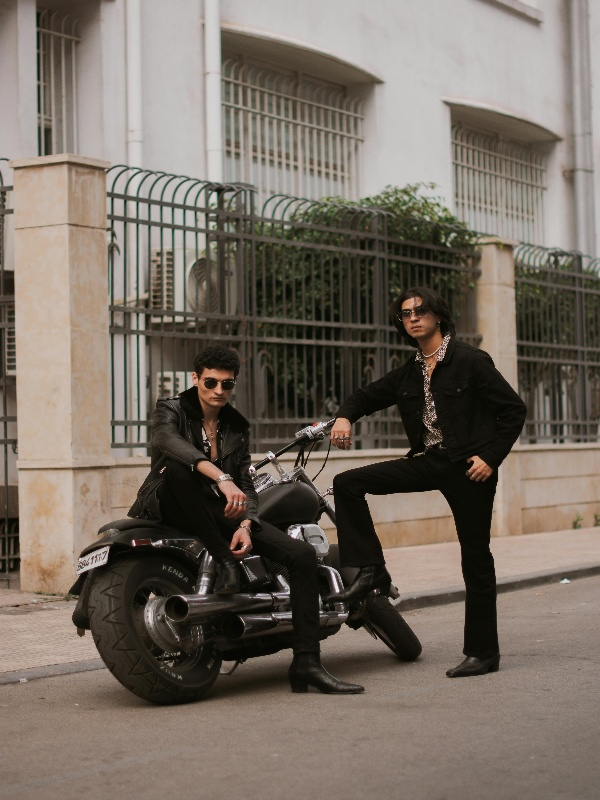
#> input picture persons-bike.jpg, 600 x 800 px
$ python Thresholding.py
#> lines starting #> are read from the running program, lines starting #| are printed output that depends on the picture; after the words box and inside, x2 and y2 are one past the last pixel; in counts of white or black regions, pixels touching at a corner belong together
import cv2 as cv
import os

# Read image
img = cv.imread(os.path.join('.', 'persons-bike.jpg'))
#> img is the input picture: shape (800, 600, 3); mean B, G, R 99, 109.2, 119

img_gray = cv.cvtColor(img, cv.COLOR_BGR2GRAY)
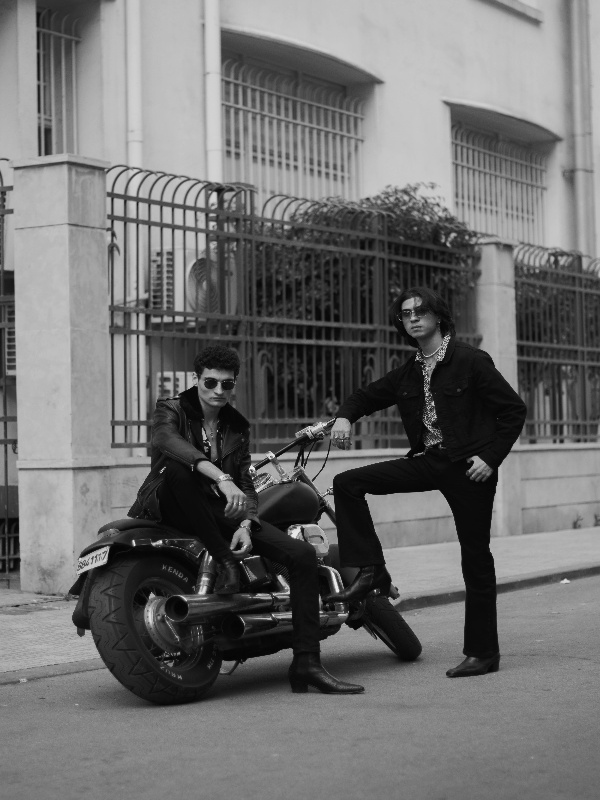
#> img_gray: shape (800, 600); min 0, max 236, mean 110.9

"""Threshold = technique to separate regions of an image based on intensity levels.
It is commonly used for image segmentation, where it divides an image into a binary image (black and white)
based on a threshold value.
"""
retval, img_thresh = cv.threshold(img_gray, thresh=80, maxval=255, type=cv.THRESH_BINARY)
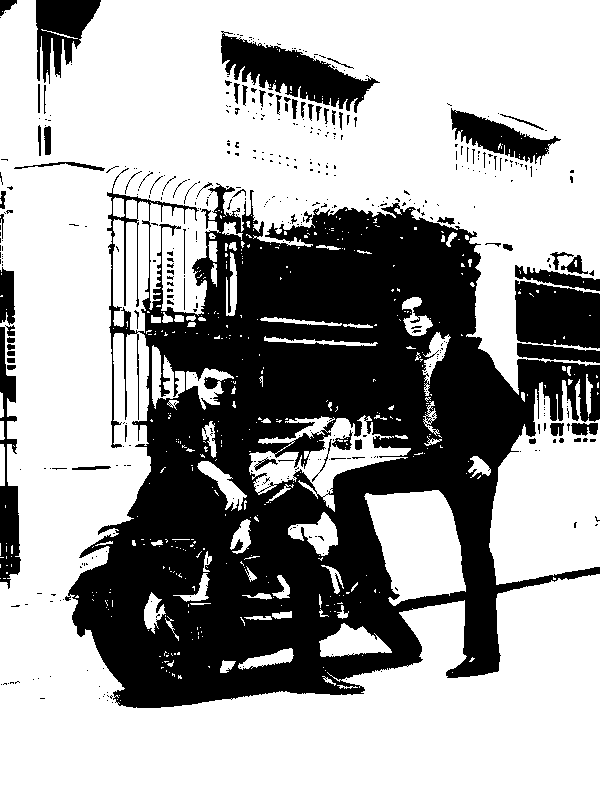
#> img_thresh: shape (800, 600); 64.7% white; 451 black regions (380 under 20 px), largest, box (x1, y1, x2, y2) and area: (65, 168, 600, 708) 143037, (221, 31, 380, 113) 5372, (515, 280, 600, 349) 4815

"""
retval -> thresh value that was used
thresh -> If the pixel value is greater than the threshold, it is set to maxval; otherwise, it is set to 0.
THRESH_BINARY -> if val > thresh then Maxval else 0
THRESH_BINARY_INV -> if val > thresh then 0 else maxval
THRESH_TRUNC -> if val > thresh then thresh else noChange
THRESH_TOZERO -> if val > thresh then 0 else noChange
THRESH_TOZERO_INV -> if val < thresh then Maxval else noChange
"""

# Adaptive threshold

adaptive_img = cv.adaptiveThreshold(img_gray, 255, cv.ADAPTIVE_THRESH_GAUSSIAN_C, cv.THRESH_BINARY, 21, 30)
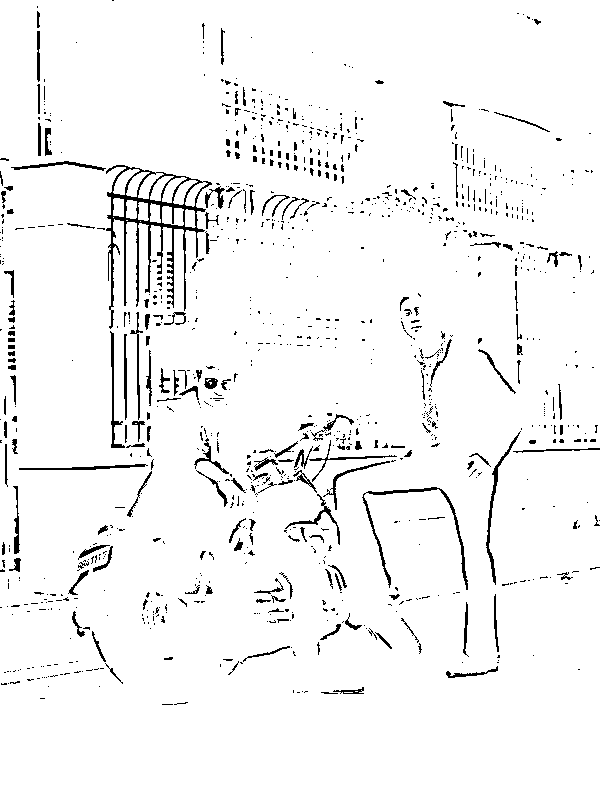
#> adaptive_img: shape (800, 600); 95.8% white; black in thin lines or dots, all inside (x1, y1, x2, y2) = (0, 0, 600, 705)


cv.imshow('Gray image', img_gray)
cv.imshow('Simple Threshold image', img_thresh)
cv.imshow('Adaptive Threshold image', adaptive_img)
cv.waitKey(0)
cv.destroyAllWindows()

$ run again, with sample.jpg copied over persons-bike.jpg
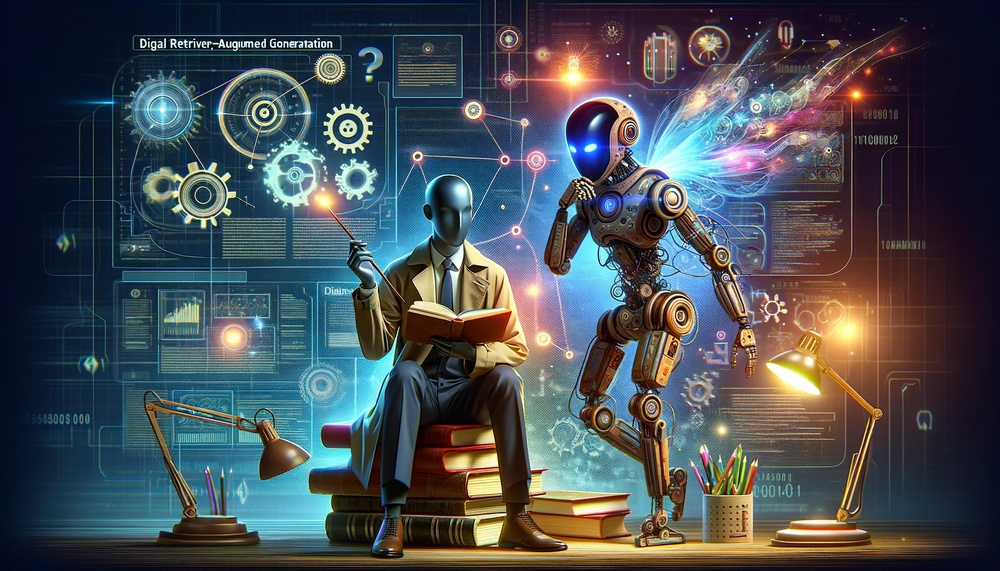
#> input picture sample.jpg, 1000 x 571 px, shrunk from 1792 x 1024 before the run
#> img is the input picture: shape (571, 1000, 3); mean B, G, R 83.6, 78, 71.4
#> `retval, img_thresh = cv.threshold(img_gray, thresh=80, maxval=255, typ..`:
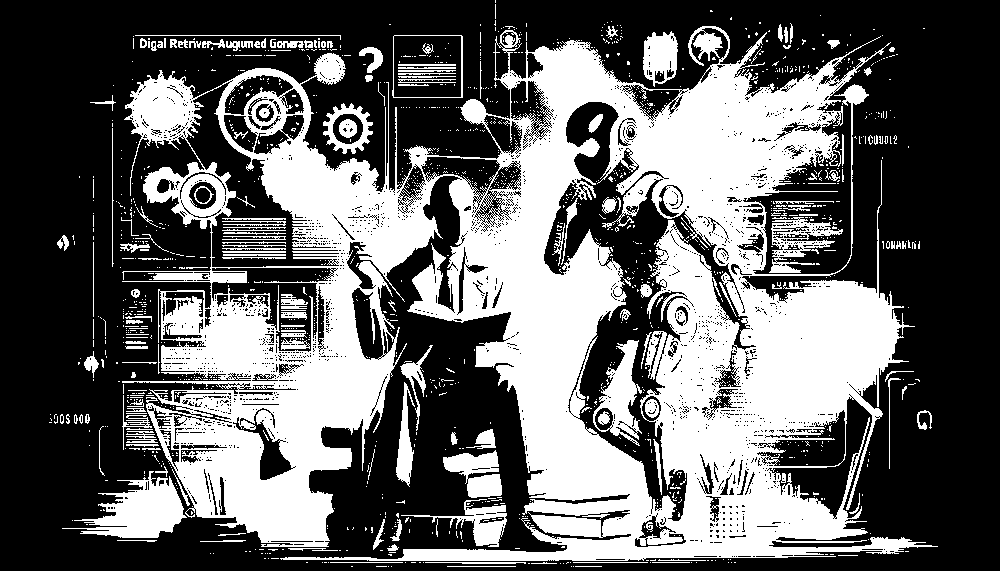
#> img_thresh: shape (571, 1000); 39.2% white; 1452 white regions (1283 under 20 px), largest, box (x1, y1, x2, y2) and area: (122, 26, 938, 561) 194091, (62, 471, 187, 538) 3828, (593, 340, 642, 446) 2202
#> `adaptive_img = cv.adaptiveThreshold(img_gray, 255, cv.ADAPTIVE_THRESH_..`:
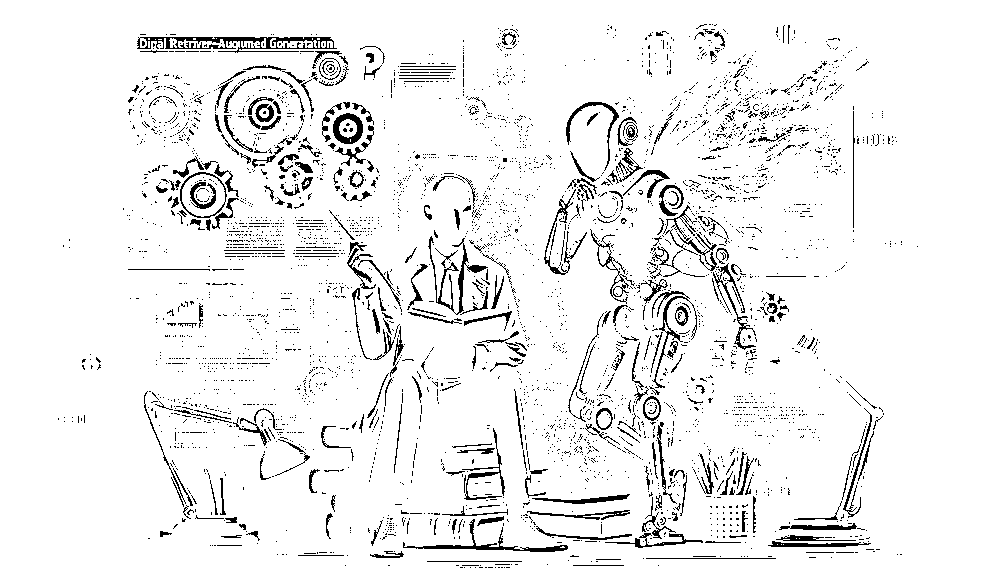
#> adaptive_img: shape (571, 1000); 93.6% white; black in thin lines or dots, all inside (x1, y1, x2, y2) = (58, 24, 918, 568)
